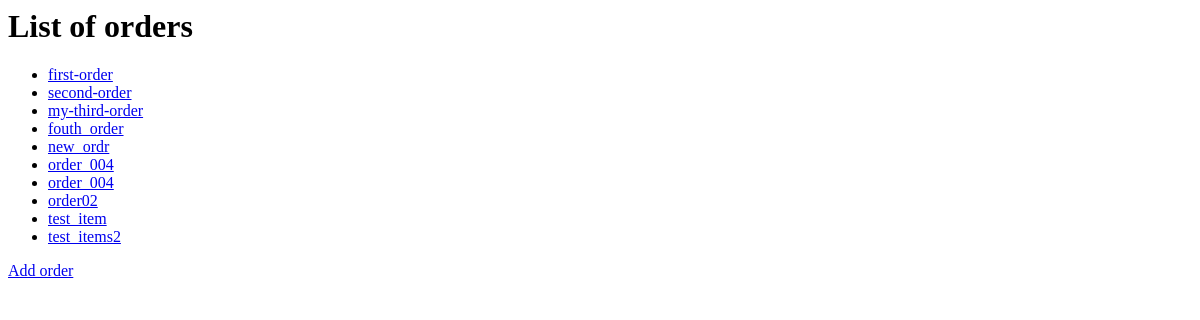
/mystore/, run on an earlier commit of the app's database.
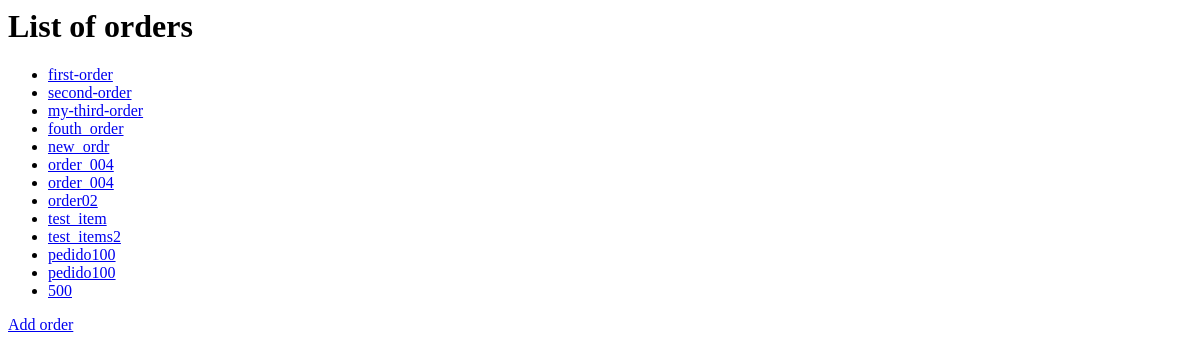
And on a later commit of the database.
### mystore/models.py (models this page shows, shortened)
class Order(models.Model):
    order = models.SlugField(max_length=250, unique_for_date='created')
    created = models.DateTimeField(auto_now_add=True)
    client = models.CharField(max_length=25)
    added_by = models.ForeignKey(User, on_delete=models.CASCADE)
    items = models.ManyToManyField('Item')

### mystore/views.py (the view)
# urls.py: path('', views.IndexView.as_view(), name='index'),
class IndexView(generic.ListView):
    template_name = 'mystore/index.html'
    context_object_name = 'latest_order_list'
    def get_queryset(self):
        return Order.objects.all()

### mystore/templates/mystore/index.html
{% if latest_order_list %}
    <h1>List of orders</h1>
    <ul>
    {% for order in latest_order_list %}
        <li><a href="{% url 'mystore:detail' order.id  %}">{{ order.order }}</a></li>
    {% endfor %}
    </ul>
{% else %}
    <p>No orders in database.</p>
{% endif %}
<A href="{% url 'mystore:add_order' %}"> Add order</A>

What changed in the data, as far as the page shows it:
added Order: order "pedido100"
added Order: order "pedido100"
added Order: order "500"
